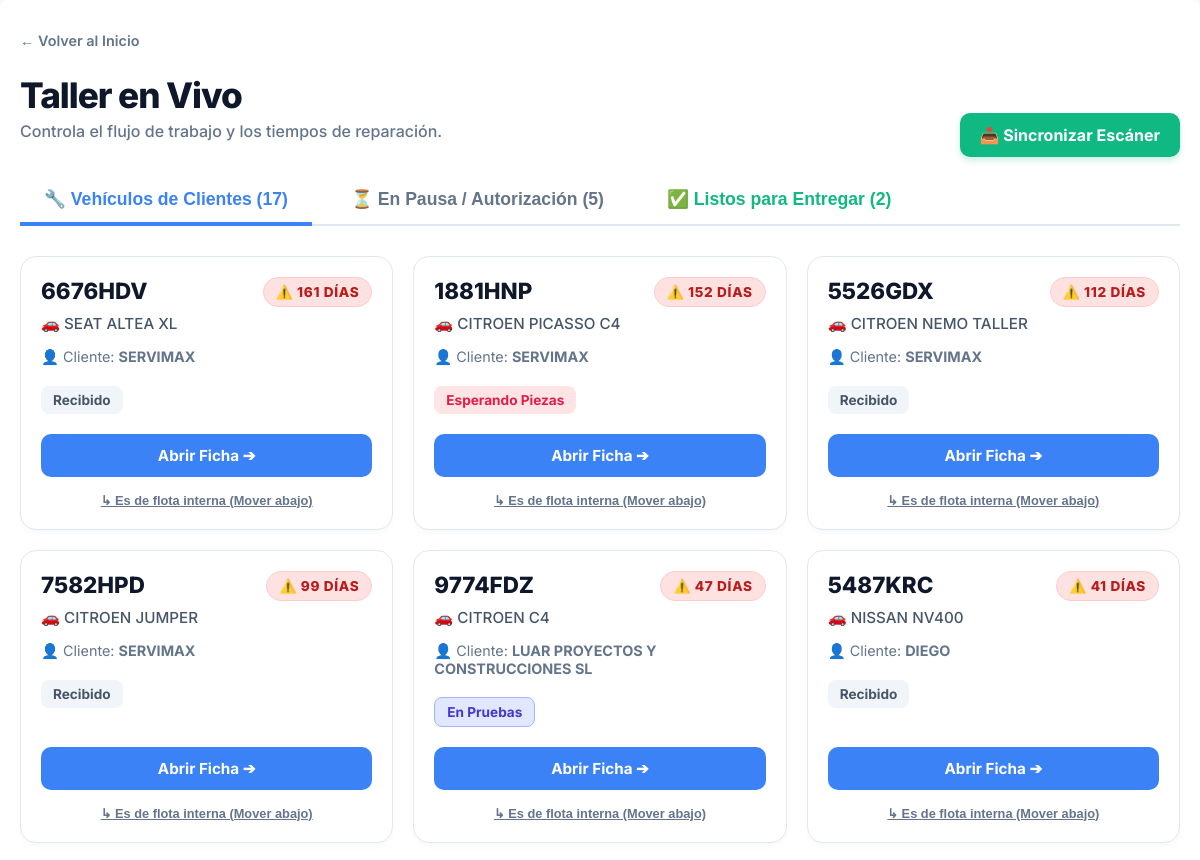
The page /ordenes/ (signed in, upper part) on the database as committed earlier.
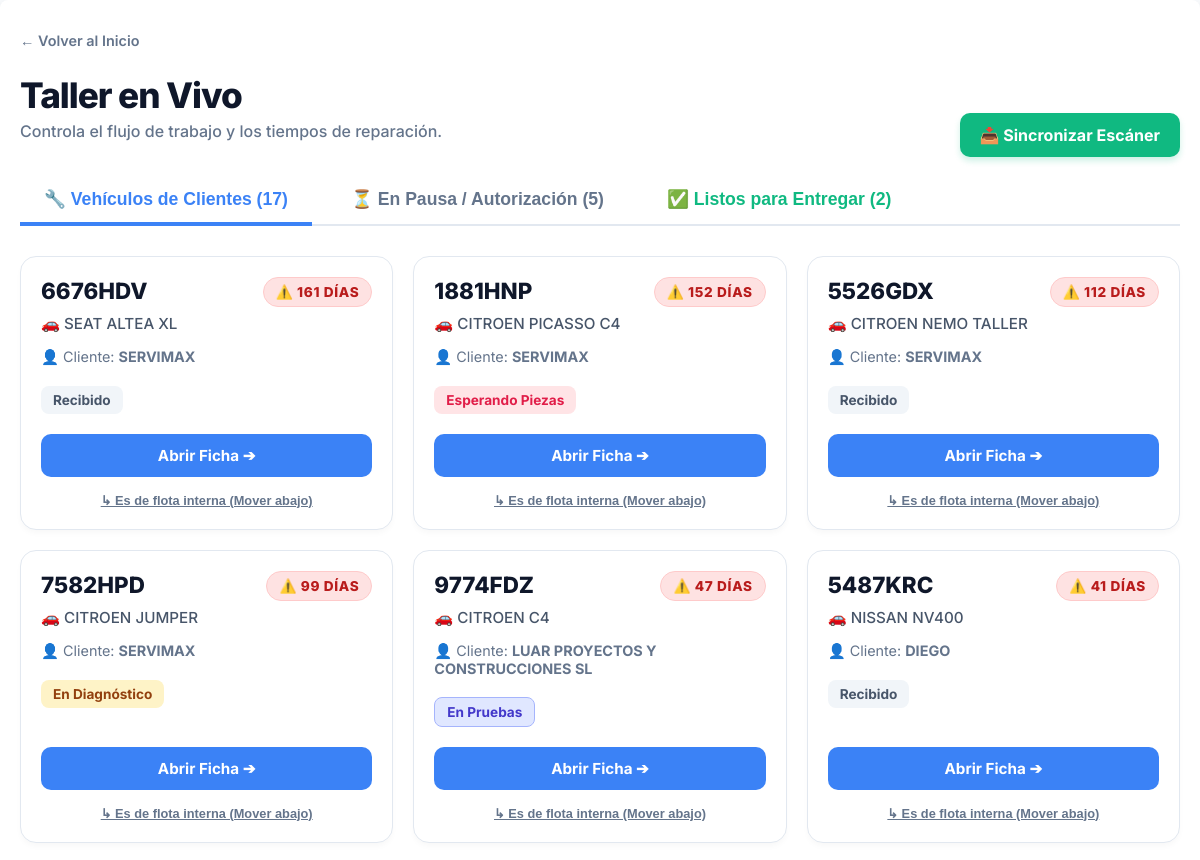
The same page on the database as committed later.
### taller/models.py (models this page shows, shortened)
class OrdenDeReparacion(models.Model):
    ESTADO_CHOICES = [
        ('Recibido', 'Recibido'),
        ('En Diagnostico', 'En Diagnóstico'),
        ('Esperando Autorizacion', 'Esperando Autorización'),
        ('Esperando Piezas', 'Esperando Piezas'),
        ('En Reparacion', 'En Reparación'),
        ('En Pruebas', 'En Pruebas'),
        ('Listo para Recoger', 'Listo para Recoger'),
        ('Entregado', 'Entregado'),
    ]
    vehiculo = models.ForeignKey(Vehiculo, on_delete=models.CASCADE)
    cliente = models.ForeignKey(Cliente, on_delete=models.CASCADE)
    presupuesto_origen = models.ForeignKey('Presupuesto', null=True, blank=True, on_delete=models.SET_NULL)
    problema = models.TextField()
    danos_previos = models.TextField(blank=True, null=True, verbose_name="Daños Previos (Rayones, golpes...)")
    estado = models.CharField(max_length=50, choices=ESTADO_CHOICES, default='Recibido')
    fecha_entrada = models.DateTimeField(default=timezone.now)
    trabajo_interno = models.BooleanField(default=False, verbose_name="Vehículo del Taller")
    @property
    def dias_en_taller(self):
        if self.fecha_entrada:
            return (timezone.now().date() - self.fecha_entrada.date()).days
        return 0

class Vehiculo(models.Model):
    matricula = models.CharField(max_length=20, unique=True)
    marca = models.CharField(max_length=50)
    modelo = models.CharField(max_length=50)
    kilometraje = models.IntegerField(default=0)
    cliente = models.ForeignKey(Cliente, on_delete=models.CASCADE)

class Cliente(models.Model):
    nombre = models.CharField(max_length=100)
    telefono = models.CharField(max_length=20, unique=True)
    TIPO_DOCUMENTO_CHOICES = [
        ('DNI', 'DNI'),
        ('NIE', 'NIE'),
        ('NIF', 'NIF (Empresas)'),
    ]
    tipo_documento = models.CharField(max_length=10, choices=TIPO_DOCUMENTO_CHOICES, default='DNI', null=True, blank=True)
    documento_fiscal = models.CharField(max_length=20, null=True, blank=True, help_text="Número de DNI, NIE o NIF")
    direccion_fiscal = models.CharField(max_length=255, null=True, blank=True, help_text="Calle, Número, Piso, Puerta")
    codigo_postal_fiscal = models.CharField(max_length=10, null=True, blank=True)
    ciudad_fiscal = models.CharField(max_length=100, null=True, blank=True)
    provincia_fiscal = models.CharField(max_length=100, null=True, blank=True)

### taller/views.py (the view, shortened to what this page needs)
# urls.py: path('ordenes/', views.lista_ordenes, name='lista_ordenes'),
@login_required
def lista_ordenes(request):
    ordenes_activas = OrdenDeReparacion.objects.exclude(estado='Entregado').select_related('vehiculo', 'cliente')
    ordenes_clientes = ordenes_activas.filter(trabajo_interno=False)
    flota_interna = ordenes_activas.filter(trabajo_interno=True).order_by('id')
    ordenes_taller = ordenes_clientes.filter(estado__in=['Recibido', 'En Diagnostico', 'Esperando Piezas', 'En Reparacion', 'En Pruebas']).order_by('id')
    ordenes_pausadas = ordenes_clientes.filter(estado='Esperando Autorizacion').order_by('id')
    ordenes_listas = ordenes_clientes.filter(estado='Listo para Recoger').order_by('id')
    return render(request, 'taller/lista_ordenes.html', {
        'ordenes_taller': ordenes_taller,
        'ordenes_pausadas': ordenes_pausadas,
        'ordenes_listas': ordenes_listas,
        'flota_interna': flota_interna,
        'taller_cerrado': HistorialEstadoOrden.objects.filter(es_pausa_jornada=True, fecha_fin__isnull=True).exists()
    })

### taller/templates/taller/lista_ordenes.html (shortened to what this page needs)
<!DOCTYPE html>
{% load static %}
<html lang="es">
<head>
    <link rel="stylesheet" href="{% static 'taller/css/main.css' %}">
</head>
<body>
    <div class="container">
        <div style="display: flex; justify-content: space-between; align-items: flex-end; margin-bottom: 10px; flex-wrap: wrap; gap: 15px;">
            <div>
                <a href="{% url 'home' %}" style="text-decoration: none; color: #64748b; font-weight: 600; font-size: 0.9em;">← Volver al Inicio</a>
                <h1 class="header-title">Taller en Vivo</h1>
                <p style="color: #64748b; font-weight: 500; margin-top: 5px;">Controla el flujo de trabajo y los tiempos de reparación.</p>
            </div>
            {% if request.user.is_superuser %}
            <div>
                <a href="{% url 'sincronizar_escaner' %}" class="btn-modern btn-escaner" title="Busca correos nuevos del escáner y los asigna automáticamente">
                    📥 Sincronizar Escáner
                </a>
            </div>
            {% endif %}
        </div>
        <div class="tabs-container">
            <button class="tab-btn active" onclick="openTab(event, 'tab-trabajo')">🔧 Vehículos de Clientes ({{ ordenes_taller.count }})</button>
            <button class="tab-btn" onclick="openTab(event, 'tab-pausa')">⏳ En Pausa / Autorización ({{ ordenes_pausadas.count }})</button>
            {% if request.user.is_superuser %}
                <button class="tab-btn" onclick="openTab(event, 'tab-listos')" style="color: #10b981;">✅ Listos para Entregar ({{ ordenes_listas.count }})</button>
            {% endif %}
        </div>
        <div id="tab-trabajo" class="tab-content active">
            <div class="grid-cards">
                {% for orden in ordenes_taller %}
                <div class="card-orden">
                    <div class="badge-dias {% if orden.dias_en_taller > 15 %}dias-rojo{% elif orden.dias_en_taller > 7 %}dias-naranja{% else %}dias-verde{% endif %}">
                        {% if orden.dias_en_taller > 15 %}⚠️{% elif orden.dias_en_taller > 7 %}⏳{% else %}✅{% endif %}
                        {{ orden.dias_en_taller }} DÍAS
                    </div>
                    <div>
                        <h3 class="matricula">{{ orden.vehiculo.matricula }}</h3>
                        <p class="vehiculo-info">🚗 {{ orden.vehiculo.marca }} {{ orden.vehiculo.modelo }}</p>
                        <p class="cliente-info">👤 Cliente: <strong>{{ orden.cliente.nombre }}</strong></p>
                        <div class="estado-badge
                            {% if orden.estado == 'Recibido' %}estado-recibido
                            {% elif orden.estado == 'En Diagnostico' %}estado-diagnostico
                            {% elif orden.estado == 'Esperando Piezas' %}estado-piezas
                            {% elif orden.estado == 'En Reparacion' %}estado-reparacion
                            {% elif orden.estado == 'En Pruebas' %}estado-pruebas{% endif %}">
                            {{ orden.get_estado_display }}
                        </div>
                    </div>
                    <div>
                        <a href="{% url 'detalle_orden' orden.id %}" class="btn-modern btn-primary">Abrir Ficha ➔</a>
                        {% if request.user.is_superuser %}
                        <form method="post" style="margin: 0;">
                            <button type="submit" class="btn-move">↳ Es de flota interna (Mover abajo)</button>
                        </form>
                        {% endif %}
                    </div>
                </div>
                {% empty %}
                    <div class="empty-state" style="grid-column: 1 / -1;">
                        <span style="font-size: 3em; display: block; margin-bottom: 10px;">🎉</span>
                        No hay vehículos de clientes pendientes de reparación. ¡El taller está al día!
                    </div>
                {% endfor %}
            </div>
        </div>
    </div>
</body>
</html>

Rows that differ between the two databases and show on the page:
changed OrdenDeReparacion "7582HPD": estado "Recibido" → "En Diagnóstico"
